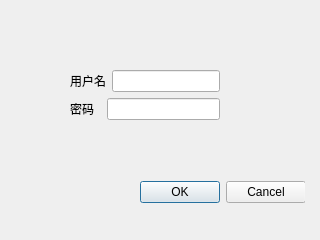
<?xml version="1.0" encoding="UTF-8"?>
<ui version="4.0">
 <class>RegisterDialog</class>
 <widget class="QDialog" name="RegisterDialog">
  <property name="geometry">
   <rect>
    <x>0</x>
    <y>0</y>
    <width>320</width>
    <height>240</height>
   </rect>
  </property>
  <property name="windowTitle">
   <string>Register</string>
  </property>
  <widget class="QWidget" name="">
   <property name="geometry">
    <rect>
     <x>70</x>
     <y>70</y>
     <width>235</width>
     <height>133</height>
    </rect>
   </property>
   <layout class="QFormLayout" name="formLayout_2">
    <item row="0" column="0">
     <layout class="QFormLayout" name="formLayout">
      <item row="0" column="0">
       <layout class="QVBoxLayout" name="verticalLayout">
        <item>
         <layout class="QHBoxLayout" name="horizontalLayout">
          <item>
           <widget class="QLabel" name="label">
            <property name="text">
             <string>用户名</string>
            </property>
            <property name="buddy">
             <cstring>userNameRegister</cstring>
            </property>
           </widget>
          </item>
          <item>
           <widget class="QLineEdit" name="userNameRegister"/>
          </item>
         </layout>
        </item>
        <item>
         <layout class="QHBoxLayout" name="horizontalLayout_2">
          <item>
           <widget class="QLabel" name="label_2">
            <property name="text">
             <string>密码  </string>
            </property>
            <property name="buddy">
             <cstring>userPasswordRegister</cstring>
            </property>
           </widget>
          </item>
          <item>
           <widget class="QLineEdit" name="userPasswordRegister"/>
          </item>
         </layout>
        </item>
       </layout>
      </item>
      <item row="0" column="1">
       <spacer name="horizontalSpacer">
        <property name="orientation">
         <enum>Qt::Horizontal</enum>
        </property>
        <property name="sizeHint" stdset="0">
         <size>
          <width>40</width>
          <height>20</height>
         </size>
        </property>
       </spacer>
      </item>
      <item row="1" column="0">
       <spacer name="verticalSpacer">
        <property name="orientation">
         <enum>Qt::Vertical</enum>
        </property>
        <property name="sizeHint" stdset="0">
         <size>
          <width>20</width>
          <height>40</height>
         </size>
        </property>
       </spacer>
      </item>
     </layout>
    </item>
    <item row="1" column="0">
     <layout class="QHBoxLayout" name="horizontalLayout_3">
      <property name="leftMargin">
       <number>70</number>
      </property>
      <item>
       <widget class="QPushButton" name="RegisterOKButton">
        <property name="text">
         <string>OK</string>
        </property>
       </widget>
      </item>
      <item>
       <widget class="QPushButton" name="RegisterCancelButton">
        <property name="text">
         <string>Cancel</string>
        </property>
       </widget>
      </item>
     </layout>
    </item>
   </layout>
  </widget>
 </widget>
 <resources/>
 <connections>
  <connection>
   <sender>RegisterCancelButton</sender>
   <signal>clicked()</signal>
   <receiver>RegisterDialog</receiver>
   <slot>reject()</slot>
   <hints>
    <hint type="sourcelabel">
     <x>245</x>
     <y>210</y>
    </hint>
    <hint type="destinationlabel">
     <x>251</x>
     <y>157</y>
    </hint>
   </hints>
  </connection>
 </connections>
</ui>
